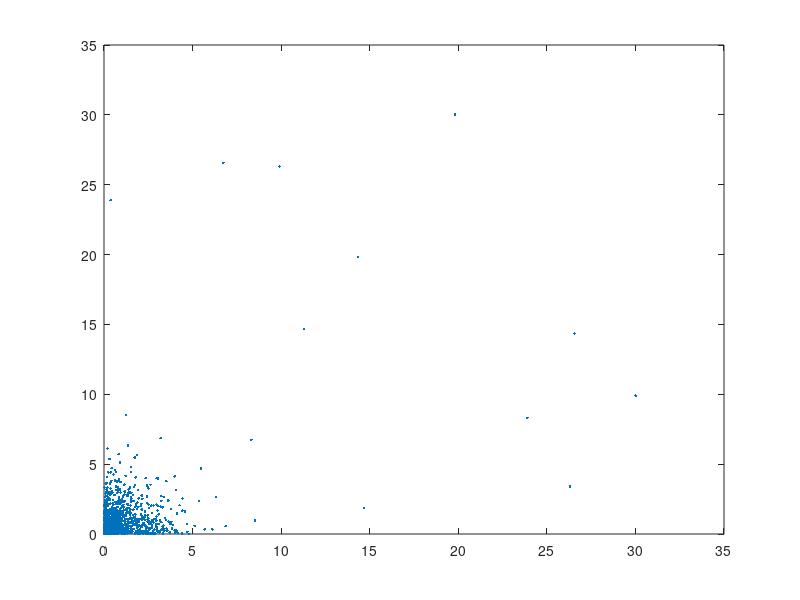

Write the MATLAB code that produced this figure.
interArrival = csvread("Log4.csv");

Num = size(interArrival,1);
%average inter arrival time [s] and the arrival rate [1/s]
AverageInterArrival = sum(interArrival)/Num;    
ArrivalRate = 1/AverageInterArrival;
fprintf(1,"Average Inter Arrival: %g\n",AverageInterArrival);
fprintf(1,"Arrival Rate: %g\n",ArrivalRate);

%Determine its variability computing the standard deviation of its arrival times
StandardDeviation = std(interArrival);
fprintf(1,"Standard Deviation: %g\n",StandardDeviation);

%Study the correlation with the plot explained during the lessons
Correlation=[interArrival(1:end-1),interArrival(2:end)];
plot(Correlation(:,1),Correlation(:,2),".");

%Assuming that each request is executed in exactly 1.2 seconds, and that jobs are 
%performed one at a time, without interruption and in order of arrival, determine the 
%average response time

%assuming time starting from 0, Calculating Arrival Time
ArrivalTime(:,1)=0;
for i=2:Num
    ArrivalTime(i)=ArrivalTime(i-1)+interArrival(i-1);
end 
ArrivalTime=ArrivalTime'; %traspose the row

%CompleteTime Comutation
CompeteTime(1)= ArrivalTime(1) + 1.2;
for i=2:Num
    CompeteTime(i) = max(ArrivalTime(i),CompeteTime(i-1))+1.2;
end 
CompeteTime = CompeteTime';

%Compute Average Reponse Time [job/s]
W = CompeteTime- ArrivalTime;   
AverageResposeTime = sum(W)/Num;

%forse non va bene così
fprintf(1,"Average Response Time %g\n",AverageResposeTime);
